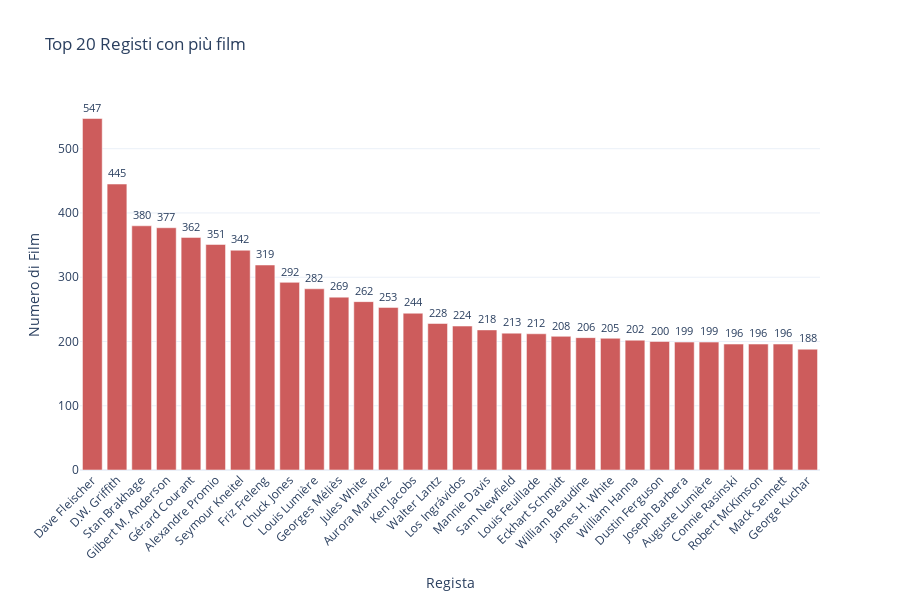

Notebook code cell kept with this figure:
### Code cell
#registi con più film
import pandas as pd
import plotly.express as px

# 1. Filtra solo i registi
director_roles = ['director', 'regista']
crew_directors = crew[crew['role'].str.lower().isin(director_roles)]

# 2. Conta il numero di film unici per ogni regista
director_counts = (
    crew_directors.groupby('name')['id']
    .nunique()
    .reset_index(name='Numero di Film')
)

# 3. Prendi i top 20 registi
top_directors = director_counts.sort_values(by='Numero di Film', ascending=False).head(30)

# 4. Crea bar chart Plotly
fig = px.bar(
    top_directors,
    x='name',
    y='Numero di Film',
    text='Numero di Film',
    title='Top 20 Registi con più film',
    labels={'name': 'Regista'},
    template='plotly_white'
)

fig.update_traces(
    textposition='outside',
    marker_color='indianred'
)

fig.update_layout(
    xaxis_tickangle=-45,
    height=600,
    margin=dict(t=100)
)

fig.show()

### Figure 1 — Plotly figure (JSON) as saved in the notebook; plotly's stock layout.template omitted (floating-point values rounded to 4 significant figures)
{"data": [{"hovertemplate": "Regista=%{x}<br>Numero di Film=%{text}<extra></extra>", "legendgroup": "", "marker": {"color": "indianred", "pattern": {"shape": ""}}, "name": "", "orientation": "v", "showlegend": false, "text": [547.0, 445.0, 380.0, 377.0, 362.0, 351.0, 342.0, 319.0, 292.0, 282.0, 269.0, 262.0, 253.0, 244.0, 228.0, 224.0, 218.0, 213.0, 212.0, 208.0, 206.0, 205.0, 202.0, 200.0, 199.0, 199.0, 196.0, 196.0, 196.0, 188.0], "textposition": "outside", "x": ["Dave Fleischer", "D.W. Griffith", "Stan Brakhage", "Gilbert M. Anderson", "Gérard Courant", "Alexandre Promio", "Seymour Kneitel", "Friz Freleng", "Chuck Jones", "Louis Lumière", "Georges Méliès", "Jules White", "Aurora Martínez", "Ken Jacobs", "Walter Lantz", "Los Ingrávidos", "Mannie Davis", "Sam Newfield", "Louis Feuillade", "Eckhart Schmidt", "William Beaudine", "James H. White", "William Hanna", "Dustin Ferguson", "Joseph Barbera", "Auguste Lumière", "Connie Rasinski", "Robert McKimson", "Mack Sennett", "George Kuchar"], "xaxis": "x", "y": [547, 445, 380, 377, 362, 351, 342, 319, 292, 282, 269, 262, 253, 244, 228, 224, 218, 213, 212, 208, 206, 205, 202, 200, 199, 199, 196, 196, 196, 188], "yaxis": "y", "type": "bar"}], "layout": {"xaxis": {"anchor": "y", "domain": [0.0, 1.0], "title": {"text": "Regista"}, "tickangle": -45}, "yaxis": {"anchor": "x", "domain": [0.0, 1.0], "title": {"text": "Numero di Film"}}, "legend": {"tracegroupgap": 0}, "title": {"text": "Top 20 Registi con più film"}, "barmode": "relative", "margin": {"t": 100}, "height": 600}}
